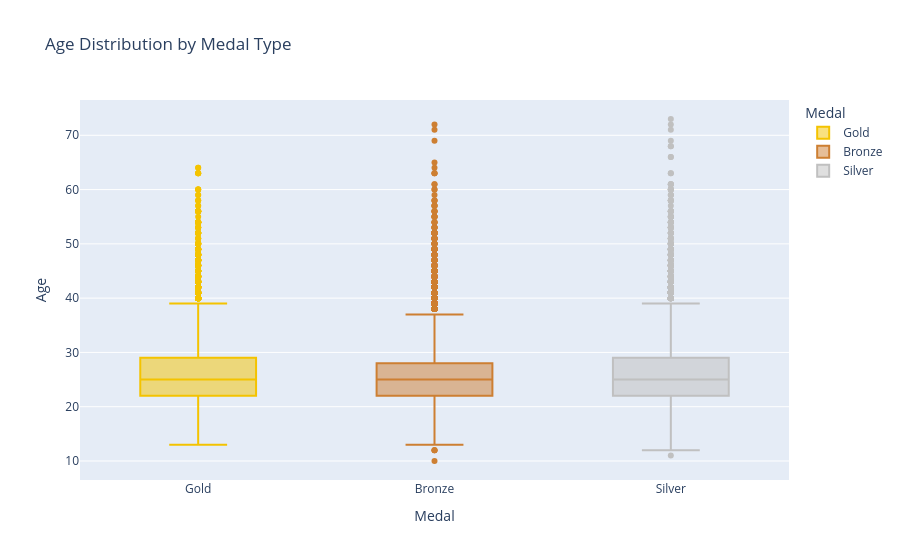

The notebook cell saved with this chart:
### Markdown cell above
## 5️⃣ Bivariate / Multivariate Analysis

### Code cell
# Age vs Medal type
medal_df = df[df['Medal'] != 'No Medal']
fig = px.box(medal_df, x='Medal', y='Age', color='Medal',
             title='Age Distribution by Medal Type',
             color_discrete_map=medal_colors)
fig.show()

### Figure 1 — Plotly figure (JSON) as saved in the notebook; plotly's stock layout.template omitted (floating-point values rounded to 4 significant figures; data arrays with more than 128 entries replaced by an {"elided": "..."} marker saying what was removed)
{"data": [{"alignmentgroup": "True", "hovertemplate": "Medal=%{x}<br>Age=%{y}<extra></extra>", "legendgroup": "Gold", "marker": {"color": "#F4C300"}, "name": "Gold", "notched": false, "offsetgroup": "Gold", "orientation": "v", "showlegend": true, "type": "box", "x": {"elided": "13369 str values"}, "x0": " ", "xaxis": "x", "y": {"elided": "13369 float values"}, "y0": " ", "yaxis": "y"}, {"alignmentgroup": "True", "hovertemplate": "Medal=%{x}<br>Age=%{y}<extra></extra>", "legendgroup": "Bronze", "marker": {"color": "#CD7F32"}, "name": "Bronze", "notched": false, "offsetgroup": "Bronze", "orientation": "v", "showlegend": true, "type": "box", "x": {"elided": "13295 str values"}, "x0": " ", "xaxis": "x", "y": {"elided": "13295 float values"}, "y0": " ", "yaxis": "y"}, {"alignmentgroup": "True", "hovertemplate": "Medal=%{x}<br>Age=%{y}<extra></extra>", "legendgroup": "Silver", "marker": {"color": "#C0C0C0"}, "name": "Silver", "notched": false, "offsetgroup": "Silver", "orientation": "v", "showlegend": true, "type": "box", "x": {"elided": "13108 str values"}, "x0": " ", "xaxis": "x", "y": {"elided": "13108 float values"}, "y0": " ", "yaxis": "y"}], "layout": {"boxmode": "overlay", "legend": {"title": {"text": "Medal"}, "tracegroupgap": 0}, "title": {"text": "Age Distribution by Medal Type"}, "xaxis": {"anchor": "y", "categoryarray": ["Gold", "Bronze", "Silver"], "categoryorder": "array", "domain": [0, 1], "title": {"text": "Medal"}}, "yaxis": {"anchor": "x", "domain": [0, 1], "title": {"text": "Age"}}}}
